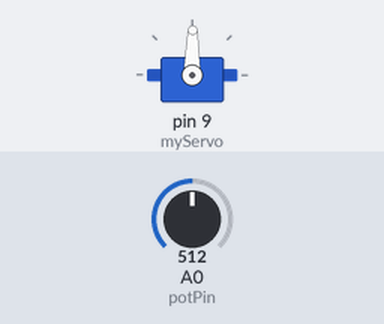
The sketch below on a simulated Arduino Uno, built with avr-gcc and run on an emulated ATmega328P. Shown: servo. The test bench sets the inputs (shaded band); at power-on: A0 (potPin) = 512.

Above: at 1.2 s.
1.3 s: A0 (potPin) set to 716
At 1.9 s:
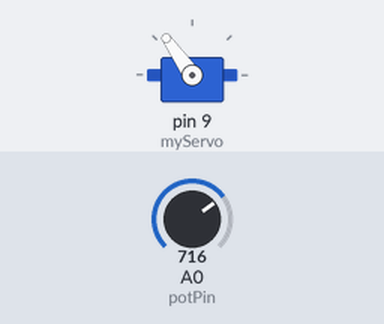
2.8 s: A0 (potPin) set to 900
At 4.0 s:
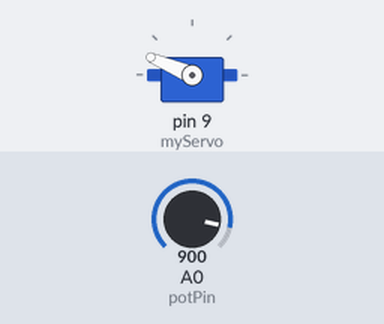
4.3 s: A0 (potPin) set to 1023
At 5.4 s:
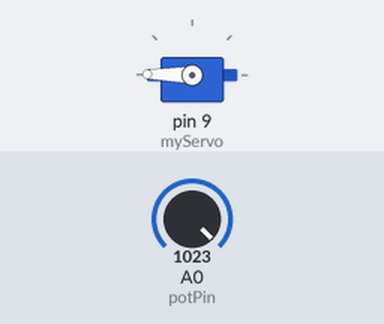
5.8 s: A0 (potPin) set to 306
At 6.5 s:
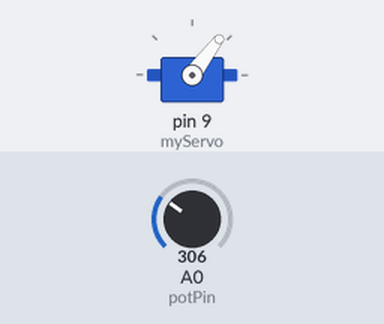
7.3 s: A0 (potPin) set to 122
At 7.7 s:
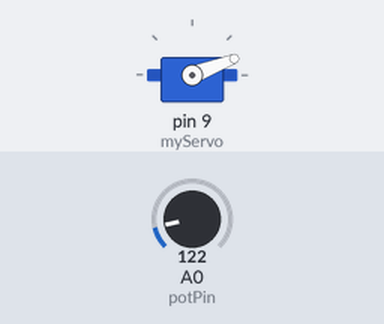
8.8 s: A0 (potPin) set to 511
At 10.0 s:
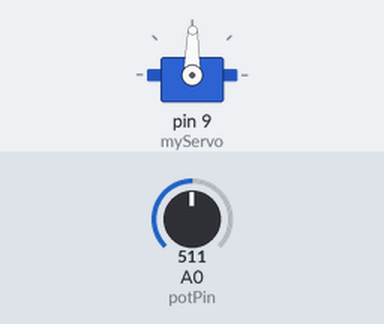
Timing chart, 0 to 11.3 s (numbered marks = the images above; inputs shaded):
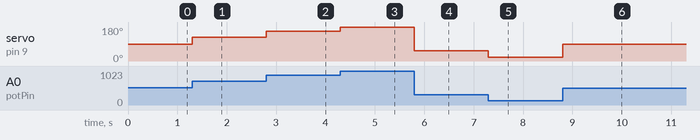

Measured:
- after the input at 1.3 s, servo on pin 9 (myServo): 89° → 125° at once
- after the input at 2.8 s, servo on pin 9 (myServo): 125° → 157° at once
- after the input at 4.3 s, servo on pin 9 (myServo): 157° → 179° at once
- after the input at 5.8 s, servo on pin 9 (myServo): 179° → 53° at once
- after the input at 7.3 s, servo on pin 9 (myServo): 53° → 21° at once
- after the input at 8.8 s, servo on pin 9 (myServo): 21° → 89° at once

The sketch:

potentiometer-servo.ino
```cpp
#include <Servo.h>

Servo myServo;

//Map potPin to A0
int const potPin = A0;
//Create empty variables
int potVal;
int angle;

void setup() {
  //Using the servo library, attach the servo to pin 9
  myServo.attach(9);
  //Uncomment for debugging
  //Serial.begin(9600);
}

void loop() {
  //Read the analog value on Potpin
  potVal = analogRead(potPin);
  //Uncomment for debugging
  //Serial.print("potVal: ");
  //Serial.println(potVal);
  //map function scales number.  The potentiometer provides values 0-1023
  //the servo operations in degrees ranging from 0-179
  angle = map(potVal, 0, 1023, 0, 179);
  //Uncomment for debugging
  //Serial.print("angle: ");
  //Serial.println(angle);
  //Tell the servo to move the the mapped angle
  myServo.write(angle);
  //Uncomment for debugging
  //Delay is 500 to make the serial output human readable.
  //delay(500);
}
```
